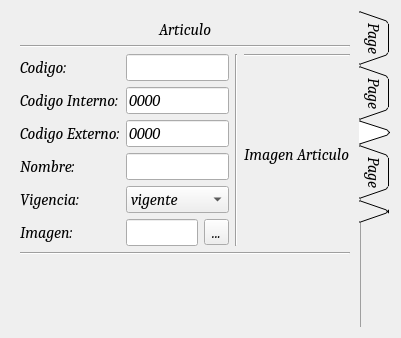
<?xml version="1.0" encoding="UTF-8"?>
<ui version="4.0">
 <class>FormArticulo</class>
 <widget class="QWidget" name="FormArticulo">
  <property name="geometry">
   <rect>
    <x>0</x>
    <y>0</y>
    <width>401</width>
    <height>338</height>
   </rect>
  </property>
  <property name="font">
   <font>
    <family>Cambria</family>
    <pointsize>12</pointsize>
    <italic>true</italic>
   </font>
  </property>
  <property name="windowTitle">
   <string>Form</string>
  </property>
  <layout class="QVBoxLayout" name="verticalLayout_4">
   <item>
    <widget class="QTabWidget" name="tabWidget">
     <property name="font">
      <font>
       <family>Cambria</family>
       <pointsize>12</pointsize>
       <italic>true</italic>
      </font>
     </property>
     <property name="focusPolicy">
      <enum>Qt::StrongFocus</enum>
     </property>
     <property name="tabPosition">
      <enum>QTabWidget::East</enum>
     </property>
     <property name="tabShape">
      <enum>QTabWidget::Triangular</enum>
     </property>
     <property name="currentIndex">
      <number>2</number>
     </property>
     <property name="documentMode">
      <bool>true</bool>
     </property>
     <widget class="QWidget" name="tab_3">
      <attribute name="title">
       <string>Page</string>
      </attribute>
      <layout class="QGridLayout" name="gridLayout_3">
       <item row="0" column="0">
        <layout class="QVBoxLayout" name="verticalLayout">
         <item>
          <widget class="QLabel" name="label_16">
           <property name="text">
            <string>Tipo de Articulo</string>
           </property>
           <property name="alignment">
            <set>Qt::AlignCenter</set>
           </property>
          </widget>
         </item>
         <item>
          <widget class="Line" name="line_6">
           <property name="orientation">
            <enum>Qt::Horizontal</enum>
           </property>
          </widget>
         </item>
         <item>
          <layout class="QHBoxLayout" name="horizontalLayout_6">
           <item>
            <layout class="QFormLayout" name="formLayout">
             <item row="0" column="0">
              <widget class="QLabel" name="label_12">
               <property name="text">
                <string>Codigo:</string>
               </property>
              </widget>
             </item>
             <item row="0" column="1">
              <widget class="QLineEdit" name="LineCodTipo">
               <property name="readOnly">
                <bool>true</bool>
               </property>
              </widget>
             </item>
             <item row="1" column="0">
              <widget class="QLabel" name="label_13">
               <property name="text">
                <string>Nombre:</string>
               </property>
              </widget>
             </item>
             <item row="1" column="1">
              <widget class="QLineEdit" name="LineNombreTipo"/>
             </item>
             <item row="2" column="0" colspan="2">
              <widget class="Line" name="line_7">
               <property name="orientation">
                <enum>Qt::Horizontal</enum>
               </property>
              </widget>
             </item>
             <item row="3" column="0" colspan="2">
              <widget class="QLabel" name="LabelTipoImagen">
               <property name="text">
                <string/>
               </property>
               <property name="pixmap">
                <pixmap resource="../Recursos.qrc">:/Imagenes/iconos/plus_grey.png</pixmap>
               </property>
               <property name="scaledContents">
                <bool>true</bool>
               </property>
              </widget>
             </item>
            </layout>
           </item>
           <item>
            <widget class="Line" name="line_5">
             <property name="orientation">
              <enum>Qt::Vertical</enum>
             </property>
            </widget>
           </item>
           <item>
            <layout class="QVBoxLayout" name="verticalLayout_3">
             <item>
              <widget class="QLabel" name="label_15">
               <property name="text">
                <string>Tipos Existentes</string>
               </property>
               <property name="alignment">
                <set>Qt::AlignCenter</set>
               </property>
              </widget>
             </item>
             <item>
              <widget class="Line" name="line_4">
               <property name="orientation">
                <enum>Qt::Horizontal</enum>
               </property>
              </widget>
             </item>
             <item>
              <widget class="QListWidget" name="ListaTipo">
               <property name="minimumSize">
                <size>
                 <width>40</width>
                 <height>40</height>
                </size>
               </property>
              </widget>
             </item>
            </layout>
           </item>
          </layout>
         </item>
        </layout>
       </item>
      </layout>
     </widget>
     <widget class="QWidget" name="tab_4">
      <attribute name="title">
       <string>Page</string>
      </attribute>
      <layout class="QGridLayout" name="gridLayout_4">
       <item row="0" column="0">
        <layout class="QVBoxLayout" name="verticalLayout_5">
         <item>
          <widget class="QLabel" name="label_17">
           <property name="text">
            <string>Tipo de Unidad</string>
           </property>
           <property name="alignment">
            <set>Qt::AlignCenter</set>
           </property>
          </widget>
         </item>
         <item>
          <widget class="Line" name="line_9">
           <property name="orientation">
            <enum>Qt::Horizontal</enum>
           </property>
          </widget>
         </item>
         <item>
          <layout class="QHBoxLayout" name="horizontalLayout_7">
           <item>
            <layout class="QFormLayout" name="formLayout_2">
             <item row="0" column="0">
              <widget class="QLabel" name="label_14">
               <property name="text">
                <string>Codigo:</string>
               </property>
              </widget>
             </item>
             <item row="0" column="1">
              <widget class="QLineEdit" name="LineCodUnidad">
               <property name="readOnly">
                <bool>true</bool>
               </property>
              </widget>
             </item>
             <item row="1" column="0">
              <widget class="QLabel" name="label_18">
               <property name="text">
                <string>Nombre:</string>
               </property>
              </widget>
             </item>
             <item row="1" column="1">
              <widget class="QLineEdit" name="LineNombreUnidad"/>
             </item>
             <item row="3" column="0" colspan="2">
              <widget class="Line" name="line_10">
               <property name="orientation">
                <enum>Qt::Horizontal</enum>
               </property>
              </widget>
             </item>
             <item row="4" column="0" colspan="2">
              <widget class="QLabel" name="LabelUnidadImagen">
               <property name="text">
                <string/>
               </property>
               <property name="pixmap">
                <pixmap resource="../Recursos.qrc">:/Imagenes/iconos/plus_grey.png</pixmap>
               </property>
               <property name="scaledContents">
                <bool>true</bool>
               </property>
              </widget>
             </item>
             <item row="2" column="0">
              <widget class="QLabel" name="label_23">
               <property name="text">
                <string>Simbolo:</string>
               </property>
              </widget>
             </item>
             <item row="2" column="1">
              <widget class="QLineEdit" name="LineSimbolo">
               <property name="readOnly">
                <bool>true</bool>
               </property>
              </widget>
             </item>
            </layout>
           </item>
           <item>
            <widget class="Line" name="line_11">
             <property name="orientation">
              <enum>Qt::Vertical</enum>
             </property>
            </widget>
           </item>
           <item>
            <layout class="QVBoxLayout" name="verticalLayout_6">
             <item>
              <widget class="QLabel" name="label_19">
               <property name="text">
                <string>Unidades Existentes</string>
               </property>
               <property name="alignment">
                <set>Qt::AlignCenter</set>
               </property>
              </widget>
             </item>
             <item>
              <widget class="Line" name="line_12">
               <property name="orientation">
                <enum>Qt::Horizontal</enum>
               </property>
              </widget>
             </item>
             <item>
              <widget class="QListWidget" name="ListaUnidad">
               <property name="minimumSize">
                <size>
                 <width>40</width>
                 <height>40</height>
                </size>
               </property>
              </widget>
             </item>
            </layout>
           </item>
          </layout>
         </item>
        </layout>
       </item>
      </layout>
     </widget>
     <widget class="QWidget" name="tab">
      <attribute name="icon">
       <iconset resource="../Recursos.qrc">
        <normaloff>:/Imagenes/iconos/add.png</normaloff>:/Imagenes/iconos/add.png</iconset>
      </attribute>
      <attribute name="title">
       <string/>
      </attribute>
      <layout class="QGridLayout" name="gridLayout">
       <item row="0" column="0">
        <layout class="QVBoxLayout" name="verticalLayout_9">
         <item>
          <widget class="QLabel" name="label_8">
           <property name="text">
            <string>Articulo</string>
           </property>
           <property name="alignment">
            <set>Qt::AlignCenter</set>
           </property>
          </widget>
         </item>
         <item>
          <widget class="Line" name="line_8">
           <property name="orientation">
            <enum>Qt::Horizontal</enum>
           </property>
          </widget>
         </item>
         <item>
          <layout class="QHBoxLayout" name="horizontalLayout_5">
           <item>
            <layout class="QGridLayout" name="gridLayout_2">
             <item row="4" column="1" colspan="2">
              <widget class="QComboBox" name="ComboVigencia">
               <item>
                <property name="text">
                 <string>vigente</string>
                </property>
               </item>
               <item>
                <property name="text">
                 <string>caducado</string>
                </property>
               </item>
              </widget>
             </item>
             <item row="0" column="0">
              <widget class="QLabel" name="label">
               <property name="text">
                <string>Codigo:</string>
               </property>
              </widget>
             </item>
             <item row="3" column="0">
              <widget class="QLabel" name="label_5">
               <property name="text">
                <string>Nombre:</string>
               </property>
              </widget>
             </item>
             <item row="4" column="0">
              <widget class="QLabel" name="label_7">
               <property name="text">
                <string>Vigencia:</string>
               </property>
              </widget>
             </item>
             <item row="5" column="1">
              <widget class="QLineEdit" name="LineImagen">
               <property name="readOnly">
                <bool>true</bool>
               </property>
              </widget>
             </item>
             <item row="5" column="0">
              <widget class="QLabel" name="label_11">
               <property name="text">
                <string>Imagen:</string>
               </property>
              </widget>
             </item>
             <item row="3" column="1" colspan="2">
              <widget class="QLineEdit" name="LineNombre"/>
             </item>
             <item row="0" column="1" colspan="2">
              <widget class="QLineEdit" name="LineCodigo">
               <property name="readOnly">
                <bool>true</bool>
               </property>
              </widget>
             </item>
             <item row="5" column="2">
              <widget class="QToolButton" name="BotonBusquedaImagen">
               <property name="text">
                <string>...</string>
               </property>
              </widget>
             </item>
             <item row="1" column="0">
              <widget class="QLabel" name="label_3">
               <property name="text">
                <string>Codigo Interno:</string>
               </property>
              </widget>
             </item>
             <item row="2" column="0">
              <widget class="QLabel" name="label_4">
               <property name="text">
                <string>Codigo Externo:</string>
               </property>
              </widget>
             </item>
             <item row="1" column="1" colspan="2">
              <widget class="QLineEdit" name="LineCodigoInterno">
               <property name="text">
                <string>0000</string>
               </property>
               <property name="readOnly">
                <bool>false</bool>
               </property>
              </widget>
             </item>
             <item row="2" column="1" colspan="2">
              <widget class="QLineEdit" name="LineCodigoExterno">
               <property name="text">
                <string>0000</string>
               </property>
               <property name="readOnly">
                <bool>false</bool>
               </property>
              </widget>
             </item>
            </layout>
           </item>
           <item>
            <widget class="Line" name="line_2">
             <property name="orientation">
              <enum>Qt::Vertical</enum>
             </property>
            </widget>
           </item>
           <item>
            <layout class="QVBoxLayout" name="verticalLayout_2">
             <item>
              <widget class="Line" name="line">
               <property name="orientation">
                <enum>Qt::Horizontal</enum>
               </property>
              </widget>
             </item>
             <item>
              <widget class="QLabel" name="LabelImagen">
               <property name="text">
                <string>Imagen Articulo</string>
               </property>
              </widget>
             </item>
            </layout>
           </item>
          </layout>
         </item>
         <item>
          <widget class="Line" name="line_3">
           <property name="orientation">
            <enum>Qt::Horizontal</enum>
           </property>
          </widget>
         </item>
         <item>
          <layout class="QHBoxLayout" name="horizontalLayout">
           <item>
            <widget class="QPushButton" name="BotonGuardar">
             <property name="maximumSize">
              <size>
               <width>40</width>
               <height>40</height>
              </size>
             </property>
             <property name="text">
              <string/>
             </property>
             <property name="icon">
              <iconset resource="../Recursos.qrc">
               <normaloff>:/Imagenes/iconos/guardar.png</normaloff>:/Imagenes/iconos/guardar.png</iconset>
             </property>
             <property name="iconSize">
              <size>
               <width>40</width>
               <height>40</height>
              </size>
             </property>
             <property name="flat">
              <bool>true</bool>
             </property>
            </widget>
           </item>
           <item>
            <widget class="QPushButton" name="BotonModificar">
             <property name="maximumSize">
              <size>
               <width>40</width>
               <height>40</height>
              </size>
             </property>
             <property name="text">
              <string/>
             </property>
             <property name="icon">
              <iconset resource="../Recursos.qrc">
               <normaloff>:/Imagenes/iconos/editar.png</normaloff>:/Imagenes/iconos/editar.png</iconset>
             </property>
             <property name="iconSize">
              <size>
               <width>40</width>
               <height>40</height>
              </size>
             </property>
             <property name="flat">
              <bool>true</bool>
             </property>
            </widget>
           </item>
           <item>
            <widget class="QPushButton" name="BotonEliminar">
             <property name="maximumSize">
              <size>
               <width>40</width>
               <height>40</height>
              </size>
             </property>
             <property name="text">
              <string/>
             </property>
             <property name="icon">
              <iconset resource="../Recursos.qrc">
               <normaloff>:/Imagenes/iconos/delete.png</normaloff>:/Imagenes/iconos/delete.png</iconset>
             </property>
             <property name="iconSize">
              <size>
               <width>40</width>
               <height>40</height>
              </size>
             </property>
             <property name="flat">
              <bool>true</bool>
             </property>
            </widget>
           </item>
          </layout>
         </item>
        </layout>
       </item>
       <item row="1" column="0">
        <spacer name="verticalSpacer">
         <property name="orientation">
          <enum>Qt::Vertical</enum>
         </property>
         <property name="sizeHint" stdset="0">
          <size>
           <width>20</width>
           <height>40</height>
          </size>
         </property>
        </spacer>
       </item>
      </layout>
     </widget>
     <widget class="QWidget" name="tab_5">
      <attribute name="title">
       <string>Page</string>
      </attribute>
      <layout class="QGridLayout" name="gridLayout_5">
       <item row="0" column="0">
        <layout class="QVBoxLayout" name="verticalLayout_7">
         <item>
          <widget class="QLabel" name="label_20">
           <property name="text">
            <string>Alias del Articulo</string>
           </property>
           <property name="alignment">
            <set>Qt::AlignCenter</set>
           </property>
          </widget>
         </item>
         <item>
          <widget class="Line" name="line_13">
           <property name="orientation">
            <enum>Qt::Horizontal</enum>
           </property>
          </widget>
         </item>
         <item>
          <layout class="QHBoxLayout" name="horizontalLayout_8">
           <item>
            <layout class="QFormLayout" name="formLayout_3">
             <item row="0" column="0">
              <widget class="QLabel" name="label_21">
               <property name="text">
                <string>Codigo:</string>
               </property>
              </widget>
             </item>
             <item row="0" column="1">
              <widget class="QLineEdit" name="LineCodigoAlias">
               <property name="readOnly">
                <bool>true</bool>
               </property>
              </widget>
             </item>
             <item row="1" column="0">
              <widget class="QLabel" name="label_22">
               <property name="text">
                <string>Nombre:</string>
               </property>
              </widget>
             </item>
             <item row="1" column="1">
              <widget class="QLineEdit" name="LineNombreAlias"/>
             </item>
             <item row="2" column="0" colspan="2">
              <widget class="Line" name="line_14">
               <property name="orientation">
                <enum>Qt::Horizontal</enum>
               </property>
              </widget>
             </item>
             <item row="3" column="0" colspan="2">
              <widget class="QLabel" name="LabelImagenAlias">
               <property name="text">
                <string/>
               </property>
               <property name="pixmap">
                <pixmap resource="../Recursos.qrc">:/Imagenes/iconos/plus_grey.png</pixmap>
               </property>
               <property name="scaledContents">
                <bool>true</bool>
               </property>
              </widget>
             </item>
            </layout>
           </item>
           <item>
            <widget class="Line" name="line_15">
             <property name="orientation">
              <enum>Qt::Vertical</enum>
             </property>
            </widget>
           </item>
           <item>
            <layout class="QVBoxLayout" name="verticalLayout_8">
             <item>
              <widget class="QLabel" name="label_24">
               <property name="text">
                <string>Alias Asignados</string>
               </property>
               <property name="alignment">
                <set>Qt::AlignCenter</set>
               </property>
              </widget>
             </item>
             <item>
              <widget class="Line" name="line_16">
               <property name="orientation">
                <enum>Qt::Horizontal</enum>
               </property>
              </widget>
             </item>
             <item>
              <widget class="QListWidget" name="ListaAlias">
               <property name="minimumSize">
                <size>
                 <width>40</width>
                 <height>40</height>
                </size>
               </property>
              </widget>
             </item>
            </layout>
           </item>
          </layout>
         </item>
         <item>
          <widget class="Line" name="line_17">
           <property name="orientation">
            <enum>Qt::Horizontal</enum>
           </property>
          </widget>
         </item>
         <item>
          <layout class="QHBoxLayout" name="horizontalLayout_2">
           <property name="sizeConstraint">
            <enum>QLayout::SetDefaultConstraint</enum>
           </property>
           <property name="topMargin">
            <number>0</number>
           </property>
           <item>
            <widget class="QPushButton" name="BotonNuevoAlias">
             <property name="maximumSize">
              <size>
               <width>40</width>
               <height>40</height>
              </size>
             </property>
             <property name="text">
              <string/>
             </property>
             <property name="icon">
              <iconset resource="../Recursos.qrc">
               <normaloff>:/Imagenes/iconos/add.png</normaloff>:/Imagenes/iconos/add.png</iconset>
             </property>
             <property name="iconSize">
              <size>
               <width>40</width>
               <height>40</height>
              </size>
             </property>
             <property name="autoDefault">
              <bool>false</bool>
             </property>
             <property name="flat">
              <bool>true</bool>
             </property>
            </widget>
           </item>
           <item>
            <widget class="QPushButton" name="BotonGuardarAlias">
             <property name="maximumSize">
              <size>
               <width>40</width>
               <height>40</height>
              </size>
             </property>
             <property name="text">
              <string/>
             </property>
             <property name="icon">
              <iconset resource="../Recursos.qrc">
               <normaloff>:/Imagenes/iconos/guardar.png</normaloff>:/Imagenes/iconos/guardar.png</iconset>
             </property>
             <property name="iconSize">
              <size>
               <width>40</width>
               <height>40</height>
              </size>
             </property>
             <property name="autoDefault">
              <bool>false</bool>
             </property>
             <property name="flat">
              <bool>true</bool>
             </property>
            </widget>
           </item>
           <item>
            <widget class="QPushButton" name="BotonModificarAlias">
             <property name="maximumSize">
              <size>
               <width>40</width>
               <height>40</height>
              </size>
             </property>
             <property name="text">
              <string/>
             </property>
             <property name="icon">
              <iconset resource="../Recursos.qrc">
               <normaloff>:/Imagenes/iconos/editar.png</normaloff>:/Imagenes/iconos/editar.png</iconset>
             </property>
             <property name="iconSize">
              <size>
               <width>40</width>
               <height>40</height>
              </size>
             </property>
             <property name="flat">
              <bool>true</bool>
             </property>
            </widget>
           </item>
           <item>
            <widget class="QPushButton" name="BotonEliminarAlias">
             <property name="maximumSize">
              <size>
               <width>40</width>
               <height>40</height>
              </size>
             </property>
             <property name="text">
              <string/>
             </property>
             <property name="icon">
              <iconset resource="../Recursos.qrc">
               <normaloff>:/Imagenes/iconos/delete.png</normaloff>:/Imagenes/iconos/delete.png</iconset>
             </property>
             <property name="iconSize">
              <size>
               <width>40</width>
               <height>40</height>
              </size>
             </property>
             <property name="flat">
              <bool>true</bool>
             </property>
            </widget>
           </item>
          </layout>
         </item>
        </layout>
       </item>
      </layout>
     </widget>
     <widget class="QWidget" name="tab_2">
      <attribute name="icon">
       <iconset resource="../Recursos.qrc">
        <normaloff>:/Imagenes/iconos/delete.png</normaloff>:/Imagenes/iconos/delete.png</iconset>
      </attribute>
      <attribute name="title">
       <string/>
      </attribute>
     </widget>
    </widget>
   </item>
  </layout>
 </widget>
 <tabstops>
  <tabstop>tabWidget</tabstop>
  <tabstop>LineCodTipo</tabstop>
  <tabstop>LineNombreTipo</tabstop>
  <tabstop>ListaTipo</tabstop>
  <tabstop>LineCodUnidad</tabstop>
  <tabstop>LineNombreUnidad</tabstop>
  <tabstop>LineSimbolo</tabstop>
  <tabstop>ListaUnidad</tabstop>
  <tabstop>ComboVigencia</tabstop>
  <tabstop>LineImagen</tabstop>
  <tabstop>LineNombre</tabstop>
  <tabstop>LineCodigo</tabstop>
  <tabstop>BotonBusquedaImagen</tabstop>
  <tabstop>LineCodigoInterno</tabstop>
  <tabstop>LineCodigoExterno</tabstop>
  <tabstop>BotonGuardar</tabstop>
  <tabstop>BotonModificar</tabstop>
  <tabstop>BotonEliminar</tabstop>
  <tabstop>LineCodigoAlias</tabstop>
  <tabstop>LineNombreAlias</tabstop>
  <tabstop>ListaAlias</tabstop>
  <tabstop>BotonNuevoAlias</tabstop>
  <tabstop>BotonGuardarAlias</tabstop>
  <tabstop>BotonModificarAlias</tabstop>
  <tabstop>BotonEliminarAlias</tabstop>
 </tabstops>
 <resources>
  <include location="../Recursos.qrc"/>
 </resources>
 <connections/>
</ui>
